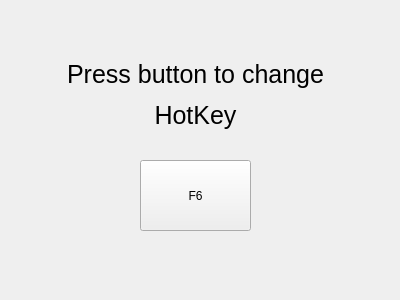
<?xml version="1.0" encoding="UTF-8"?>
<ui version="4.0">
 <class>Form</class>
 <widget class="QWidget" name="Form">
  <property name="geometry">
   <rect>
    <x>0</x>
    <y>0</y>
    <width>400</width>
    <height>300</height>
   </rect>
  </property>
  <property name="windowTitle">
   <string>HotKey Changer</string>
  </property>
  <widget class="QPushButton" name="hotkeyButton">
   <property name="geometry">
    <rect>
     <x>140</x>
     <y>160</y>
     <width>111</width>
     <height>71</height>
    </rect>
   </property>
   <property name="styleSheet">
    <string notr="true">font-family: Arial;
</string>
   </property>
   <property name="text">
    <string>F6</string>
   </property>
  </widget>
  <widget class="QLabel" name="label">
   <property name="geometry">
    <rect>
     <x>50</x>
     <y>50</y>
     <width>291</width>
     <height>91</height>
    </rect>
   </property>
   <property name="styleSheet">
    <string notr="true">font-size: 25px;
font-family: Arial;
</string>
   </property>
   <property name="text">
    <string>&lt;html&gt;&lt;head/&gt;&lt;body&gt;&lt;p&gt;Press button to change&lt;/p&gt;&lt;p&gt;HotKey&lt;/p&gt;&lt;/body&gt;&lt;/html&gt;</string>
   </property>
   <property name="alignment">
    <set>Qt::AlignCenter</set>
   </property>
  </widget>
 </widget>
 <resources/>
 <connections/>
</ui>
